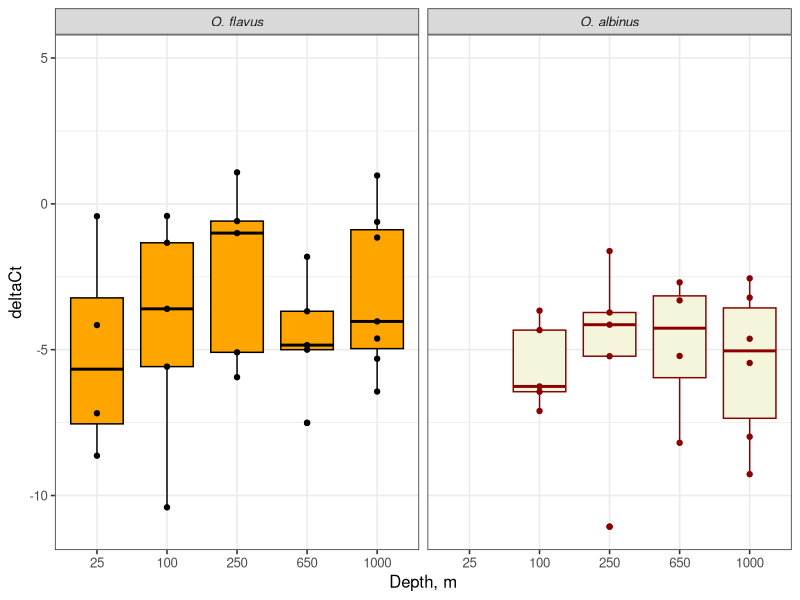
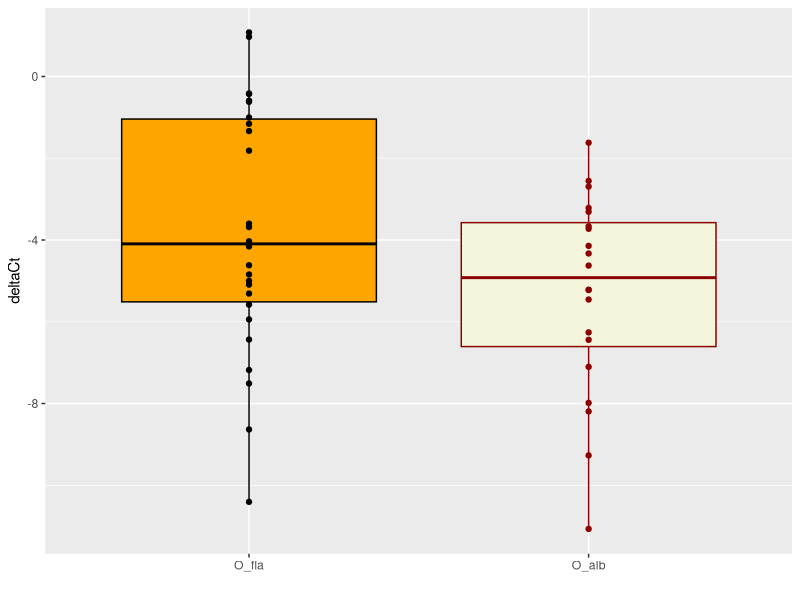
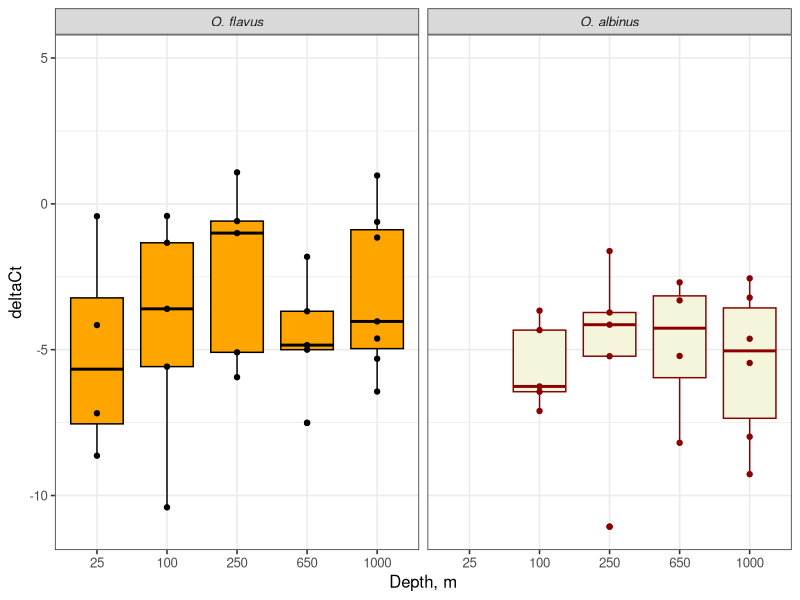
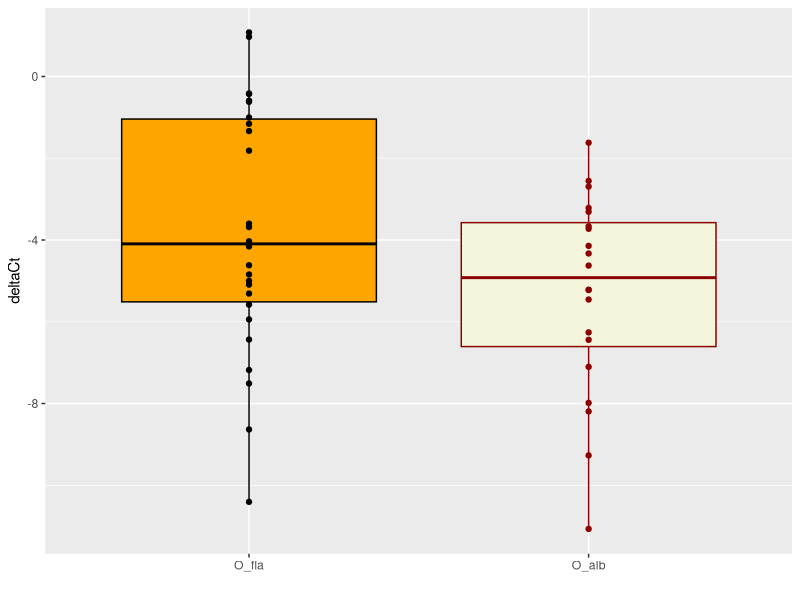

Reproduce these figures in R, in order.
library(openxlsx) ## read.xlsx
library(ggplot2) ## plots (ggplot)
library(coin) ## wilcox_test

## read raw data
es <- read.xlsx("../Supplementary_Materials/Supplementary_tables.xlsx", sheet=6, cols=2:6)

## sample quality control: all Ct values for the reference gene below 30 cycles
alldat <- es[es$Control < 30,] #all pass!

## add `Species` column from Sample IDs
alldat$Species <- substr(alldat$Sample, 1, 5)

Ofladat <- alldat[alldat$Species == "O_fla",]
alldat$Depth
alldat$Species <- factor(alldat$Species, levels = c("O_fla", "O_alb"))


##for plot2
alldat$group2 <- ifelse(alldat$"Depth"<300, "Shallow", "Deep") ##for plot2
alldat$group2 <- factor(alldat$group2, levels = c("Shallow", "Deep"))

## species names to label subpanels
species <- c("O. flavus", "O. albinus")
names(species) <- c("O_fla", "O_alb")

## plot
plot<-ggplot(data = alldat, aes(x=factor(Depth),y=deltaCt, fill=Species, col=Species))+
  geom_boxplot() + geom_point() + 
  facet_grid(. ~ Species, labeller = labeller(Species = species)) + 
  scale_fill_manual(values = c("orange", "beige")) +
  scale_color_manual(values = c("black", "red4")) + 
  theme_bw(base_size = 12) + 
  labs(title = NULL, x = "Depth, m",  y = "deltaCt") +  
  theme(legend.position = "none", strip.text.x = element_text(face = "italic")) +
  expand_limits(y=5)
plot

## save plot to file
ggsave("Opsins_square.svg", width = 7, height = 5)


## plot combined data for each specise
ggplot(data = alldat, aes(x=Species, y=deltaCt, fill=Species, col=Species))+
  geom_boxplot() + geom_point() +
  xlab("") + ylab("deltaCt") +
  scale_fill_manual(values = c("orange", "beige")) +
  scale_color_manual(values = c("black", "red4")) +
  theme(legend.position="none")
ggsave("Opsins_two_species.svg")


wilcox_test(alldat$deltaCt ~ alldat$Species)
